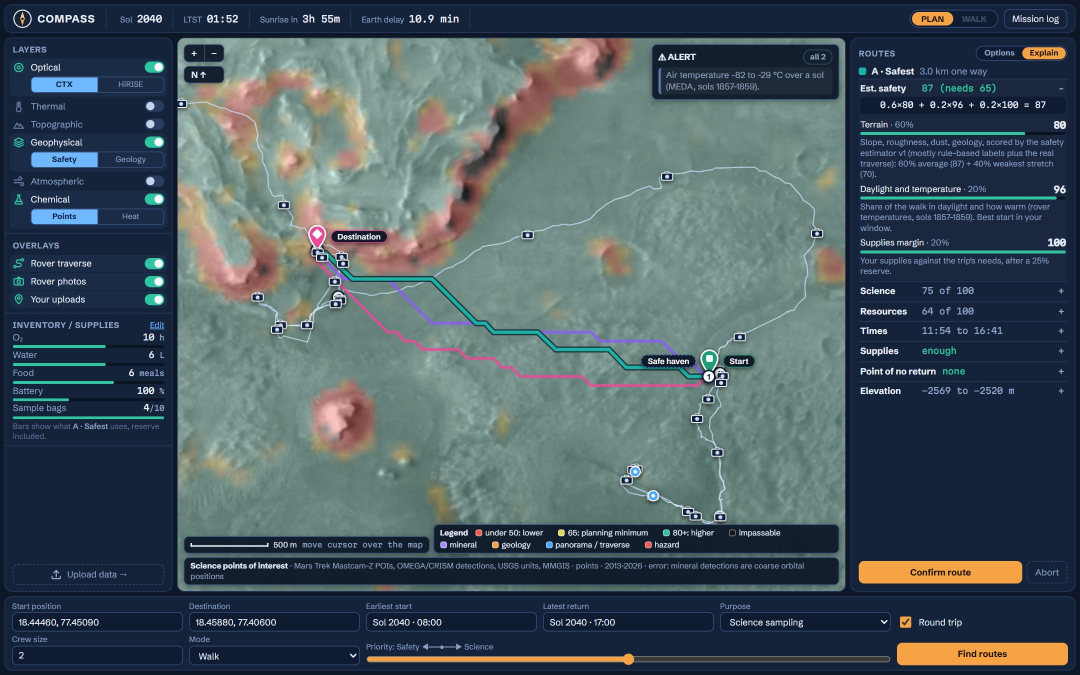
#> input picture presentation/assets/shot_explain.jpg, 2160 x 1350 px, given in place of 1.webp, which was not available (shown at 1/2 size)
$ python build_pptx.py
#> lines starting #> are read from the running program, lines starting #| are printed output that depends on the picture
#!/usr/bin/env python3
"""COMPASS 7-slide deck as PPTX, in the Drake Consulting design language (header + rule, section nav pill, boxed cards).
Run: python build_pptx.py  ->  COMPASS_Charlies_Angels.pptx.  Needs python-pptx + pillow.
Every text box is auto-fitted (measured with Calibri) so words never overflow their area."""
import os
from PIL import Image, ImageDraw, ImageFont, ImageEnhance
from pptx import Presentation
from pptx.util import Inches, Pt, Emu
from pptx.dml.color import RGBColor
from pptx.enum.shapes import MSO_SHAPE
from pptx.enum.text import PP_ALIGN, MSO_ANCHOR
from pptx.enum.dml import MSO_LINE

HERE = os.path.dirname(os.path.abspath(__file__)); A = os.path.join(HERE, "assets")
MARS = r"C:\Users\R7021~1.ARA\AppData\Local\Temp\claude\195c42b525dc18ff\42232743-6eca-4cf0-bf6b-cbbc92dc6887\images\1.webp"
NAVY, BLUE, GREY, LGREY, WHITE, INK = "0B1F4B", "2E6FD8", "E4E7EE", "F1F3F7", "FFFFFF", "1B2540"
GREEN, GREENF, RED, REDF, GOLD = "1F8A5B", "DDF1E6", "B03A2E", "F9E0DD", "C99A3C"
FONT = "Calibri"
FD = r"C:\Windows\Fonts"
PIL_REG, PIL_BOLD, PIL_IT = (os.path.join(FD, f) for f in ("calibri.ttf", "calibrib.ttf", "calibrii.ttf"))
_fc = {}
# [4 lines left out: function pf, not called in this run]
def rgb(h): return RGBColor.from_string(h)

# ------------------------------------------------------------ images
def prep_images():
    im = Image.open(MARS).convert("RGB")
#> im is the input picture: PIL image 2160x1350 RGB; mean R, G, B 71.3, 87, 95
    bg = im.crop((0, 150, 1280, 870))                       # 16:9, keeps the capsule and the horizon
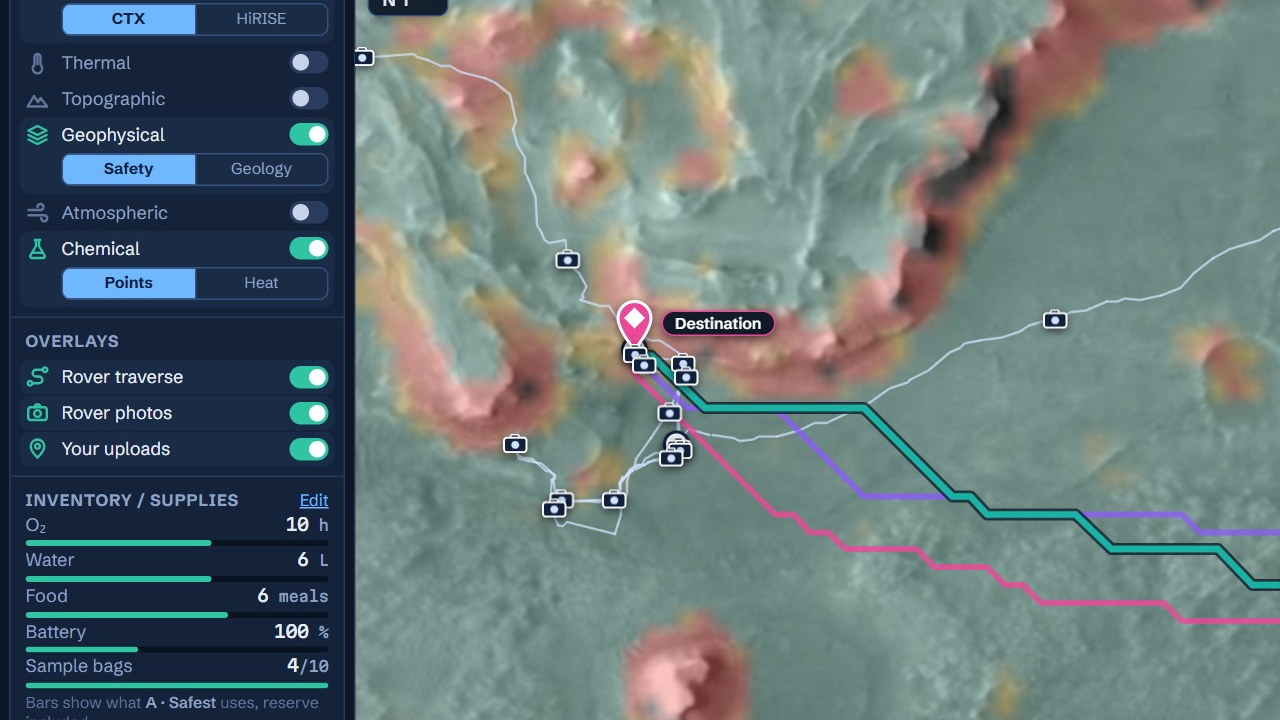
#> bg: PIL image 1280x720 RGB; mean R, G, B 100.5, 116.6, 118.3
    bg = ImageEnhance.Brightness(bg).enhance(0.55); bg.save(os.path.join(A, "mars_title.png"))
#> after `bg = ImageEnhance.Brightness(bg).enhance(0.55)`:
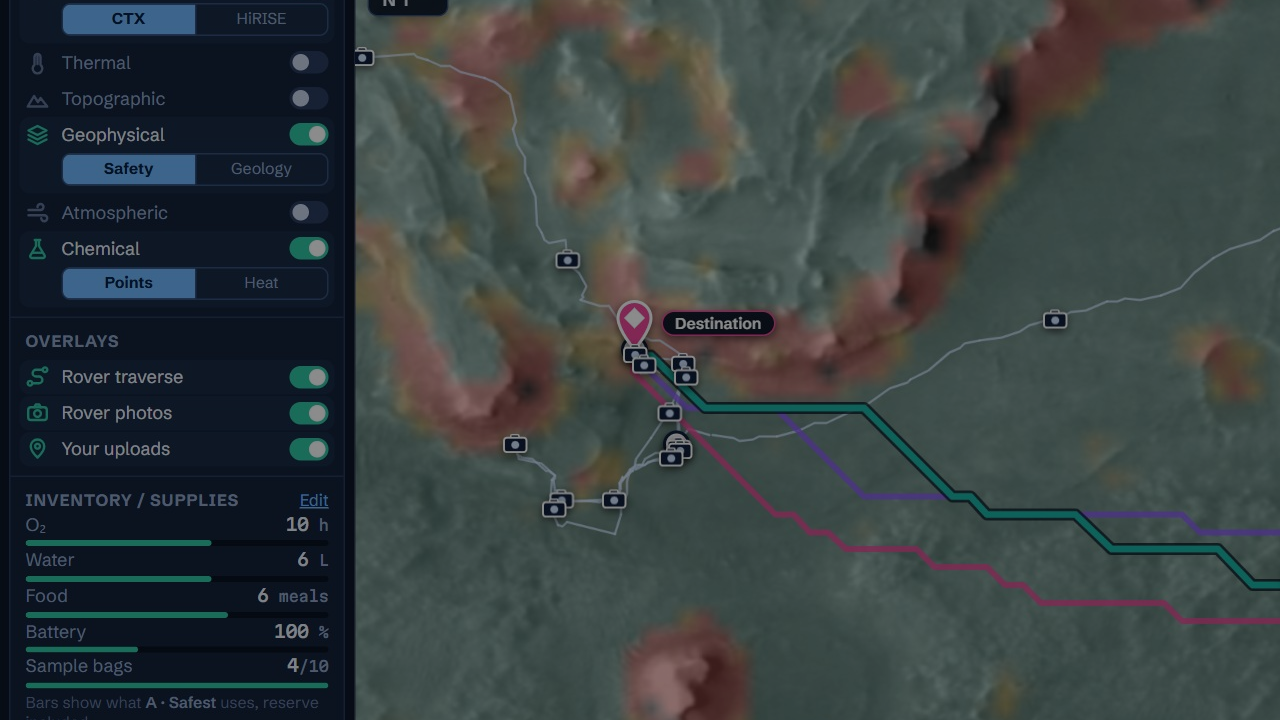
#> bg: PIL image 1280x720 RGB; mean R, G, B 54.9, 63.6, 64.6
    ban = im.crop((0, 300, 1280, 300 + 190))                 # wide banner strip
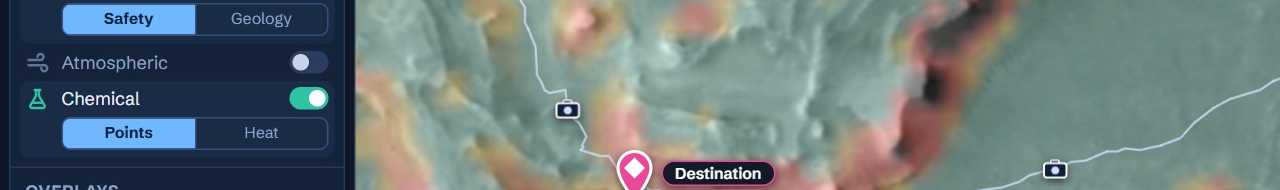
#> ban: PIL image 1280x190 RGB; mean R, G, B 105.6, 120.4, 122.2
    ban = ban.resize((1280, 190))
    ban = ImageEnhance.Brightness(ban).enhance(0.45); ban.save(os.path.join(A, "mars_banner.png"))
#> after `ban = ImageEnhance.Brightness(ban).enhance(0.45)`:
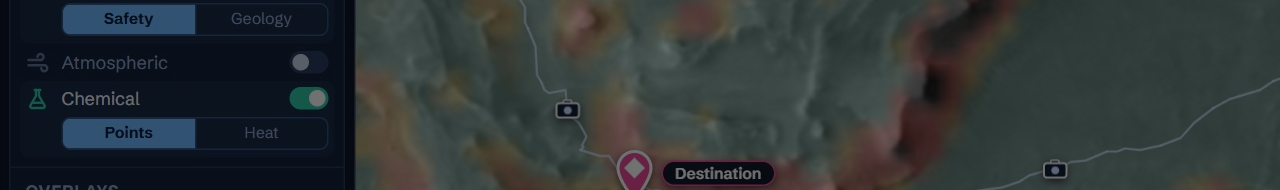
#> ban: PIL image 1280x190 RGB; mean R, G, B 47, 53.7, 54.6
prep_images()

# ------------------------------------------------------------ text with fitting
# [54 lines left out: functions tokens, measure, tb, rect, circle_num, not called in this run]

def line(s, x1, y1, x2, y2, color=NAVY, w=1.0):
    ln = s.shapes.add_connector(1, Inches(x1), Inches(y1), Inches(x2), Inches(y2)); ln.line.color.rgb = rgb(color); ln.line.width = Pt(w); return ln

def pic(s, name, x, y, w=None, h=None):
    return s.shapes.add_picture(os.path.join(A, name), Inches(x), Inches(y), Inches(w) if w else None, Inches(h) if h else None)

# ------------------------------------------------------------ Drake-style frame
SECTIONS = ["OVERVIEW", "PROBLEM", "SOLUTION", "EVIDENCE", "IMPACT"]
LM, CW = 0.35, 12.63

# [215 lines left out: functions frame, slide1, slide2, slide3, slide4, slide5 and 2 more, not called in this run]

#> (the run stopped early here; a loop or call above may not have finished)
